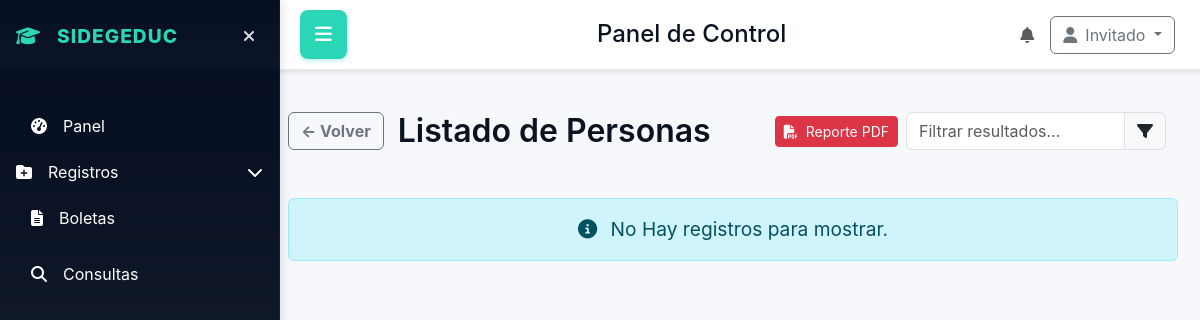
Page /consultas/personas/list?role=estudiante on the earlier database version.
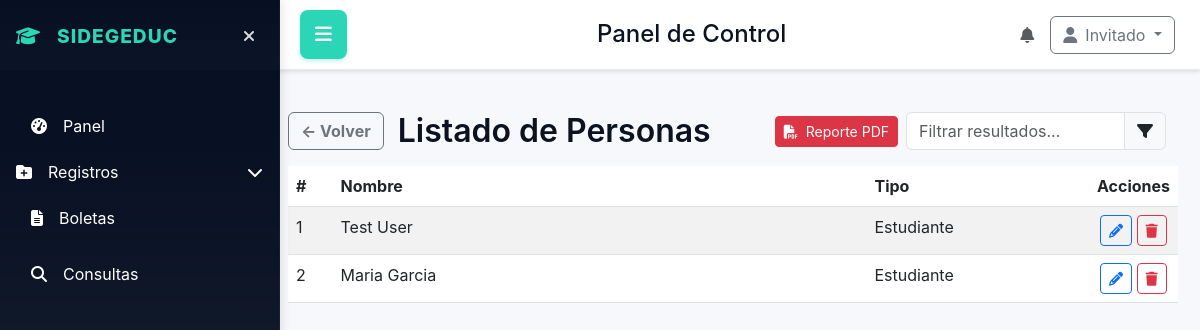
Same page on the later database version.
### database/models.py (models this page shows)
class Estudiantes(db.Model):
    __tablename__ = 'estudiantes'
    id_estudiante = db.Column(db.Integer, primary_key=True)
    id_persona = db.Column(db.Integer, db.ForeignKey('personas.id_persona'))
    fecha_inscripcion = db.Column(db.Date, nullable=False)

class Personas(db.Model):
    __tablename__ = 'personas'
    id_persona = db.Column(db.Integer, primary_key=True)
    primer_nombre = db.Column(db.String(50), nullable=False)
    segundo_nombre = db.Column(db.String(50))
    primer_apellido = db.Column(db.String(50), nullable=False)
    segundo_apellido = db.Column(db.String(50))
    fecha_nacimiento = db.Column(db.Date)
    id_sexo = db.Column(db.Integer, db.ForeignKey('sexo.id_sexo'))
    id_tipo_persona = db.Column(db.Integer, db.ForeignKey('tipo_persona.id_tipo_persona'), nullable=False)
    id_tipo_documento = db.Column(db.Integer, db.ForeignKey('tipo_documento.id_tipo_documento'), nullable=True)
    numero_cedula = db.Column(db.String(20), nullable=True)
    id_ocupacion = db.Column(db.Integer, db.ForeignKey('ocupaciones.id'), nullable=True)
    id_profesion = db.Column(db.Integer, db.ForeignKey('profesiones.id'), nullable=True)
    num_hijos = db.Column(db.Integer, nullable=True)
    id_relacion_familiar = db.Column(db.Integer, db.ForeignKey('relaciones_familiares.id'), nullable=True)

### app.py (the view)
@app.route('/consultas/personas/list')
def consultas_personas_list():
    return manejar_la_vista_de.consultas_personas_list()

### app.py (called while the page is built)
@event.listens_for(Engine, "connect")
def set_sqlite_pragma(dbapi_connection, connection_record):
    if app.config['SQLALCHEMY_DATABASE_URI'].startswith("sqlite"):
        cursor = dbapi_connection.cursor()
        cursor.execute("PRAGMA foreign_keys=ON")
        cursor.close()

@app.context_processor
def inject_user_context():
    try:
        ctx = get_user_context(session)
    except Exception:
        ctx = {}
    return {
        'is_creator': ctx.get('is_creator', False),
        'developer_priv': ctx.get('developer_priv', False),
        'role_name': ctx.get('role_name'),
        'role_desc': ctx.get('role_desc'),
        'status': ctx.get('status'),
        'usuario': ctx.get('user')
    }

### utils/permissions.py (called while the page is built, shortened)
def get_user_context(session): #esto es la funcion que se reutiliza  para obtener el contexto del usuario desde la sesión
    user = None
    developer_priv = False
    current_user_id = None
    role_name = None
    role_desc = None
    status = None
    is_creator = False
    return {
        'user': user,
        'developer_priv': developer_priv,
        'current_user_id': current_user_id,
        'role_name': role_name,
        'role_desc': role_desc,
        'status': status,
        'is_creator': is_creator
    }

### utils/view_handlers.py (called while the page is built)
def compute_role_counts(ctx):
    try:
        if ctx.get('is_creator'):
            roles_count = Roles.query.count()
            users_q = db.session.query(Roles.nombre_rol, func.count(Usuarios.id_user)).join(Usuarios, Usuarios.id_rol == Roles.id_rol).group_by(Roles.id_rol).all()
        else:
            roles_count = Roles.query.filter(func.lower(func.trim(Roles.nombre_rol)) != 'creador').count()
            users_q = db.session.query(Roles.nombre_rol, func.count(Usuarios.id_user)).join(Usuarios, Usuarios.id_rol == Roles.id_rol).filter(func.lower(func.trim(Roles.nombre_rol)) != 'creador').group_by(Roles.id_rol).all()
        users_by_role = [{'role': r or 'Sin nombre', 'count': int(c)} for r, c in users_q]
    except Exception:
        roles_count = 0
        users_by_role = []
    return roles_count, users_by_role

### templates/home_panel/struct.html (shortened to what this page needs)
<!DOCTYPE html>
<html lang="en">
<head>
    <link href="https://cdn.jsdelivr.net/npm/bootstrap@5.3.0/dist/css/bootstrap.min.css" rel="stylesheet">
    <link rel="stylesheet" href="https://cdnjs.cloudflare.com/ajax/libs/font-awesome/6.4.0/css/all.min.css">
    <link rel="stylesheet" href="{{ url_for('static', filename='home_panel/home_panel.css') }}">
    <link rel="stylesheet" href="https://cdn.jsdelivr.net/npm/flatpickr/dist/themes/material_blue.css">
</head>
<body>
    <div class="app-layout">
        <aside class="sidebar" id="sidebar">
            <div class="p-3">
                <div class="d-flex align-items-center mb-3">
                    <div class="logo">
                        <i class="fas fa-graduation-cap me-2"></i>
                        SIDEGEDUC
                    </div>
                    <button id="sidebar-toggle" class="sidebar-toggle" aria-label="Ocultar sidebar">
                        <i class="fas fa-times"></i>
                    </button>
                </div>
            </div>
            <nav class="p-3 flex-grow-1">
                <ul class="nav flex-column">
                    <li class="nav-item mb-2">
                        <a class="nav-link" href="{{ url_for('dashboard') }}">
                            <i class="fas fa-tachometer-alt me-3"></i>
                            <span>Panel</span>
                        </a>
                    </li>
                    <li class="nav-item mb-2">
                        <button class="nav-link btn btn-link text-start p-0 w-100" data-bs-toggle="collapse" data-bs-target="#registrosSub" aria-expanded="false">
                            <i class="fas fa-folder-plus me-3"></i>
                            <span>Registros</span>
                            <i class="fas fa-chevron-down ms-auto"></i>
                        </button>
                    </li>
                    <li class="nav-item mb-2">
                        <a class="nav-link" href="{{ url_for('boleta') }}">
                            <i class="fas fa-file-alt me-3"></i>
                            <span>Boletas</span>
                        </a>
                    </li>
                    <li class="nav-item mb-2">
                        <a class="nav-link" href="{{ url_for('consultas') }}">
                            <i class="fas fa-search me-3"></i>
                            <span>Consultas</span>
                        </a>
                    </li>
                </ul>
            </nav>
        </aside>
        <header class="topbar">
            <button id="menu-toggle" class="menu-toggle">
                <i class="fas fa-bars"></i>
            </button>
            <div class="d-flex align-items-center">
                <h1 class="h4 mb-0 ms-3">Panel de Control</h1>
            </div>
            <div class="d-flex align-items-center">
                <div class="me-3">
                    <i class="fas fa-bell text-muted"></i>
                </div>
                <div class="dropdown">
                    <button class="btn btn-outline-secondary dropdown-toggle" type="button" data-bs-toggle="dropdown">
                        <i class="fas fa-user me-2"></i>{{ usuario if usuario else 'Invitado' }}
                    </button>
                </div>
            </div>
        </header>
        <main class="content">
            {% if content_template %}
                {% include content_template %}
            {% endif %}
        </main>
    </div>
</body>
</html>

### templates/home_panel/consultas_personas_list.html (shortened to what this page needs)
<div class="container-fluid" style="margin-top:90px;">
  <div class="row align-items-center mb-3">
    <div class="col-auto">
      <a href="{{ url_for('consultas') }}" class="btn btn-outline-secondary" style="font-weight:bold;">
        &larr; Volver
      </a>
    </div>
    <div class="col-auto">
      <h2 class="mb-0" style="font-weight:600; font-size:2rem;">Listado de Personas</h2>
    </div>
    <div class="col text-end d-flex align-items-center justify-content-end gap-2">
      <a href="{{ url_for('reporte_pdf_personas', role=role or '') }}" class="btn btn-danger btn-sm" title="Descargar reporte PDF">
        <i class="fas fa-file-pdf me-1"></i> Reporte PDF
      </a>
      <div class="input-group" style="max-width:260px;">
        <input id="filtro-listado" type="text" class="form-control" placeholder="Filtrar resultados..." autocomplete="off">
        <span class="input-group-text"><i class="fas fa-filter"></i></span>
      </div>
    </div>
  </div>
  <link rel="stylesheet" href="/static/home_panel/filtro-dinamico.css">
  {% if rows and rows|length > 0 %}
  <table class="table table-striped">
    <thead>
      <tr>
        <th style="width:5%;">#</th>
        <th style="width:60%;">Nombre</th>
        <th style="width:25%;">Tipo</th>
        <th style="width:10%;text-align:center;">Acciones</th>
      </tr>
    </thead>
    <tbody>
      {% for r in rows %}
      <tr>
        <td>{{ loop.index }}</td>
        <td>{{ r.primer_nombre }} {% if r.segundo_nombre %}{{ r.segundo_nombre }}{% endif %} {{ r.primer_apellido }} {% if r.segundo_apellido %}{{ r.segundo_apellido }}{% endif %}</td>
        <td>
          {% if r.tipo_persona %}
            {{ r.tipo_persona }}
          {% elif r.rol %}
            {{ r.rol }}
          {% elif role_display %}
            {{ role_display }}
          {% else %}
            Sin rol
          {% endif %}
        </td>
        <td style="text-align:center;">
          <a class="btn btn-sm btn-outline-primary" href="{{ url_for('editar_persona') }}?id={{ r.id_persona }}&role={{ r.rol or role_display|lower or 'sinrol' }}" title="Editar"><i class="fas fa-pencil-alt"></i></a>
          <form method="post" action="{{ url_for('borrar_registro_persona') }}" style="display:inline-block;margin:0;">
            <button class="btn btn-sm btn-outline-danger" title="Borrar" onclick="return confirm('¿Eliminar este registro?')"><i class="fas fa-trash"></i></button>
          </form>
        </td>
      </tr>
      {% endfor %}
    </tbody>
  </table>
  {% else %}
  <div class="alert alert-info text-center" style="margin-top:48px;font-size:1.2em;">
    <i class="fas fa-info-circle me-2"></i>
    No Hay registros para mostrar.
  </div>
  {% endif %}
</div>

### static/home_panel/home_panel.css (style rules this page uses)
:root { --panel-bg:#ffffff; --muted:#9aa4ad; --accent-1:#06a77d; --accent-2:#0b5f47; --glass:#f6fbfa; --card-border:#e9f4f2; --sidebar-start:#071023; --sidebar-end:#0f1724cc; --accent:#2bd6b6; --accent2:#00bfa5; --bg:#f6f8fb; }
.row { display:flex;gap:14px }
body { margin:0;font-family:Inter,system-ui,Arial;background:linear-gradient(180deg,#071023 0%, #071023 12%, #071023 12%, #f6f8fb 100%);color:#0b1220 }
.sidebar { width: 280px; background: linear-gradient(180deg,var(--sidebar-start),var(--sidebar-end)); color:#fff; padding:0; display:flex; flex-direction:column; border-right:1px solid rgba(255,255,255,0.04); transition: transform 0.3s cubic-bezier(.2,.9,.2,1); position: fixed; height: 100vh; overflow-y: auto; z-index: 1050; top: 0; left: 0; box-shadow: 2px 0 10px rgba(0,0,0,0.1); }
.logo { font-weight:800;font-size:1.2rem;letter-spacing:1px;color:var(--accent);display:flex;align-items:center;gap:8px }
.sidebar-toggle { background:transparent;border:none;color:rgba(255,255,255,0.85);padding:8px;border-radius:8px;cursor:pointer;margin-left:auto;transition: all 0.2s }
.nav-link { color: white !important;text-decoration: none;padding: 10px 15px;border-radius: 8px;margin-bottom: 4px;display: flex;align-items: center;width: 100%;transition: all .22s cubic-bezier(.2,.9,.2,1) }
.nav-link.btn-link { color: white !important;border: none;background: transparent;padding: 10px 15px }
.content { margin-left: 280px;padding:22px 22px 22px 8px;background: var(--bg); min-height: 100vh; transition: margin-left 0.3s cubic-bezier(.2,.9,.2,1); }
.content > .container-fluid { padding-left:0;padding-right:0 }
.content .container-fluid .row { margin-left:0;margin-right:0 }
.content .container-fluid [class*=col-] { padding-left:0;padding-right:0 }
.topbar { background: white; padding: 15px 25px 15px 300px; border-bottom: 1px solid #e9ecef; box-shadow: 0 2px 4px rgba(0,0,0,0.1); display: flex; justify-content: space-between; align-items: center; transition: margin-left 0.3s cubic-bezier(.2,.9,.2,1); position: fixed; top: 0; right: 0; left: 0; z-index: 1030; height: 70px; }
.menu-toggle { background: var(--accent); border: none; color: white; padding: 10px 15px; border-radius: 8px; cursor: pointer; font-size: 1.2rem; transition: all 0.2s; box-shadow: 0 2px 4px rgba(43,214,182,0.3); }

Differences in the rows shown:
added Estudiantes: primer_nombre "Test", primer_apellido "User", role_display "Estudiante"
added Estudiantes: primer_nombre "Maria", primer_apellido "Garcia", role_display "Estudiante"
Other differences:
text no longer shown: "No Hay registros para mostrar."
text now shown: "# Nombre Tipo Acciones"
